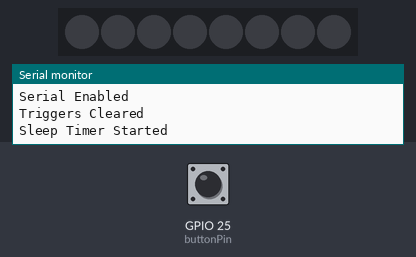
The program below on a simulated ESP32. Shown: 8 RGB LEDs in strip order, left to right, the last lines printed to the serial monitor. Inputs (shaded band) come from the test bench; at power-on: GPIO 25 (buttonPin) HIGH. Dim RGB values are drawn brighter than linear; EEPROM starts erased.

Above: at 1.2 s.
1.3 s: GPIO 25 (buttonPin) pulled LOW for 0.15 s
At 1.89 s:
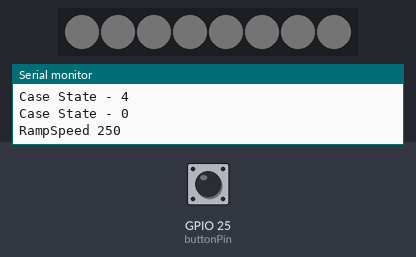
2.0 s: GPIO 25 (buttonPin) pulled LOW for 3.2 s
5.8 s: GPIO 25 (buttonPin) driven LOW
At 14.0 s:
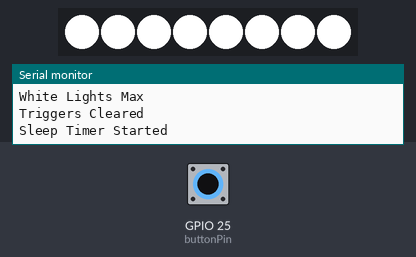
Timing chart, 0 to 14.8 s (numbered marks = the images above; inputs shaded):
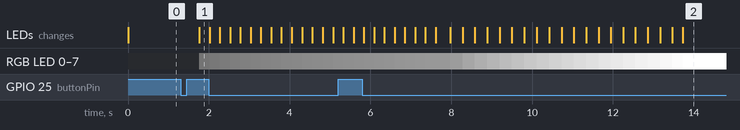

The program:

main.cpp
```cpp
//=================================================
// Default Includes
#include <Arduino.h>
#include <EEPROM.h>
// #include <WiFi.h> // For Later

//=================================================
// Button Define
#define buttonPin 25 // Wired from 0v to Input

// Logic Control Variables
bool wLEDtrigger = false;                // Trigger White LED Cycle
bool rLEDtrigger = false;                // Trigger Red LED Cycle
bool gLEDtrigger = false;                // Trigger Green LED Cycle
bool bLEDtrigger = false;                // Trigger Blue LED Cycle
bool bPower = false;                     // Light Commanded State
bool lightsOff = true;                   // Lights Actually Off
bool bRamp = false;                      // Ramp Enable
unsigned long RampSpeed;                 // Current Speed in MS Between RGB Value Increases
bool bRampChg = false;                   // Signals a change has happened to RampSpeed
int RampVal = 0;                         // Current Ramp Value
unsigned long lastTick = millis();       // Initialize lastTick
bool bDeepSleepTmr = false;              // Deep Sleep Timer Started
unsigned long deepSleepMark = millis();  // Deep Sleep Start Point
unsigned long transitionTime = millis(); // Case Timer
static int state = 0;                    // Case State
bool ClearTriggers = false;              // Avoid Trigger Cleared Spam
bool pressed = false;                    // Button Pressed
int DCgap = 300;                         // max ms between clicks for a double click event
int holdTime = 2000;                     // ms hold period: how long to wait for press+hold event
int longHoldTime = 4000;                 // ms long hold period: how long to wait for press+hold event

//Tuning Parameters
int eeAddress = 0;                   //Location we want the data to store in EEprom.
int RampJump = 1;                    // RGB Value Increase
int RampChangePt = 25;               // RGB Value to speed up ramping
unsigned long RampSpeedSlw = 250;    // ms between RGB Values up to RampChangePt
unsigned long RampSpeedFst = 10;     // ms between RGB Values after RampChangePt
unsigned long DeepSleepWait = 10000; // Time before Deep Sleep Starts

//=================================================
// EEPROM Structure Setup

struct LightStruct
{
  bool Pon;
  int r;
  int g;
  int b;
};
LightStruct LightStatus = {false, 0, 0, 0}; // Initialize Structure

//=================================================
// Fast LED Includes
#include <FastLED.h>
#define CHIPSET NEOPIXEL
#define NUM_LEDS 8
#define DATA_PIN 26 // To LED strip input, 0v is tied to common 0v
CRGB leds[NUM_LEDS];

//=================================================
// define button logic

void IRAM_ATTR singleClick()
{
  LightStatus = EEPROM.get(eeAddress, LightStatus);
  bPower = LightStatus.Pon;
  if (!bPower && !bRamp)
  {
    wLEDtrigger = true;
    bPower = true;
    bRamp = true;
    ClearTriggers = false;
  }
  else if (bPower && bRamp)
  {
    bRamp = false;
    Serial.println("Ramped to " + String(RampVal));
  }
  else if (bPower && !bRamp)
  {
    bPower = false;
    lightsOff = false;
  }
}

void IRAM_ATTR doubleClick()
{
  if (!bPower && !bRamp)
  {
    rLEDtrigger = true;
    bPower = true;
    bRamp = true;
    ClearTriggers = false;
  }
}

void IRAM_ATTR longClick()
{
  if (!bPower && !bRamp)
  {
    bLEDtrigger = true;
    bPower = true;
    bRamp = true;
    ClearTriggers = false;
  }
}

void IRAM_ATTR extralongClick()
{
  if (!bPower && !bRamp)
  {
    gLEDtrigger = true;
    bPower = true;
    bRamp = true;
    ClearTriggers = false;
  }
}

void IRAM_ATTR WakeUp()
{
  Serial.println("Interupt Triggered");
  bDeepSleepTmr = false;
}

void setColor(unsigned char r, unsigned char g, unsigned char b)
{
  for (int i = 0; i < NUM_LEDS; i++)
    leds[i] = CRGB(r, g, b);
}

void setup()
{
  // Set button input pin
  pinMode(buttonPin, INPUT_PULLUP);
  attachInterrupt(GPIO_NUM_25, WakeUp, FALLING);

  //=================================================
  // Serial Test
  Serial.begin(9600);
  Serial.println("Serial Enabled");

  //=================================================
  // Fast LED Setup
  FastLED.addLeds<CHIPSET, DATA_PIN>(leds, NUM_LEDS);
  setColor(50, 0, 0);
  FastLED.show();
  delay(5);
  setColor(0, 0, 0);
  FastLED.show();

  //=================================================
  // Setup EEprom
  EEPROM.put(eeAddress, LightStatus); // Initial EEPROM Write

  //=================================================
  // Setup Deep Sleep
  esp_sleep_enable_ext0_wakeup(GPIO_NUM_25, 0);
}

void loop()
{
  //=================================================
  // Thank you @Luksab for this bit of code!!!
  // Button Case
  pressed = !digitalRead(buttonPin);
  switch (state)
  {
  case 0:
    if (pressed)
    {
      state = 1;
      Serial.println("Case State - " + String(state));
      transitionTime = millis();
    }
    break;
  case 1:
    if (!pressed)
    {
      state = 4;
      Serial.println("Case State - " + String(state));
      transitionTime = millis();
    }
    else if (millis() > transitionTime + holdTime)
    {
      state = 2;
      Serial.println("Case State - " + String(state) + " - Blue Enabled");
      setColor(0, 0, 50);
      FastLED.show();
      transitionTime = millis();
      delay(5);
      setColor(0, 0, 0);
      FastLED.show();
    }
    break;
  case 2:
    if (!pressed)
    {
      state = 0;
      Serial.println("Case State - " + String(state));
      transitionTime = millis();
      longClick();
    }
    else if (millis() > transitionTime + longHoldTime - holdTime)
    {
      state = 3;
      Serial.println("Case State - " + String(state) + " - Green Enabled");
      setColor(0, 50, 0);
      FastLED.show();
      transitionTime = millis();
      delay(5);
      setColor(0, 0, 0);
      FastLED.show();
    }
    break;
  case 3:
    if (!pressed)
    {
      state = 0;
      Serial.println("Case State - " + String(state));
      transitionTime = millis();
      extralongClick();
    }
    break;
  case 4:
    if (pressed)
    {
      state = 5;
      Serial.println("Case State - " + String(state));
      transitionTime = millis();
    }
    else if (millis() > transitionTime + DCgap)
    {
      state = 0;
      Serial.println("Case State - " + String(state));
      transitionTime = millis();
      singleClick();
    }
    break;
  case 5:
    if (!pressed)
    {
      state = 0;
      Serial.println("Case State - " + String(state));
      transitionTime = millis();
      doubleClick();
    }
    break;
  default:
    break;
  }

  if (bRamp)
  {
    if (RampVal <= 255)
    {
      if ((RampVal < RampChangePt) && (RampSpeed != RampSpeedSlw))
      {
        RampSpeed = RampSpeedSlw;
        bRampChg = true;
      }
      else if ((RampVal >= RampChangePt) && (RampSpeed != RampSpeedFst))
      {
        RampSpeed = RampSpeedFst;
        bRampChg = true;
      }
    }
    if (millis() >= (lastTick + RampSpeed))
    {
      RampVal = RampVal + RampJump;
      lastTick = millis();
      if (RampVal >= 255)
      {
        bRamp = false;
        RampVal = 255;
        Serial.println("Ramp Max");
      }
    }
    if (bRampChg == true)
    {
      Serial.println("RampSpeed " + String(RampSpeed));
      bRampChg = false;
    }
  }

  if (wLEDtrigger)
  {
    setColor(RampVal, RampVal, RampVal);
    FastLED.show();
    LightStatus = {bPower, RampVal, RampVal, RampVal};

    if (RampVal == 255)
    {
      Serial.println("White Lights Max");
    }
  }

  if (rLEDtrigger)
  {
    setColor(RampVal, 0, 0);
    FastLED.show();
    LightStatus = {bPower, RampVal, 0, 0};

    if (RampVal == 255)
    {
      Serial.println("Red Lights Max");
    }
  }

  if (gLEDtrigger)
  {
    setColor(0, RampVal, 0);
    FastLED.show();
    LightStatus = {true, 0, RampVal, 0};

    if (RampVal == 255)
    {
      Serial.println("Green Lights Max");
    }
  }

  if (bLEDtrigger)
  {
    setColor(0, 0, RampVal);
    FastLED.show();
    LightStatus = {true, 0, 0, RampVal};

    if (RampVal == 255)
    {
      Serial.println("Blue Lights Max");
    }
  }

  if (!bRamp && !ClearTriggers)
  {
    wLEDtrigger = false;
    rLEDtrigger = false;
    gLEDtrigger = false;
    bLEDtrigger = false;
    ClearTriggers = true;
    bDeepSleepTmr = false;
    Serial.println("Triggers Cleared");
  }

  //Turn Lights Off
  if (!bPower and !lightsOff)
  {
    setColor(0, 0, 0);
    FastLED.show();
    LightStatus = {bPower, 0, 0, 0};
    Serial.println("Lights Off");
    RampVal = 0;
    lightsOff = true;
  }

  // Deep Sleep After Time
  if (ClearTriggers && !bRamp)
  {
    if (!bDeepSleepTmr)
    {
      deepSleepMark = millis();
      bDeepSleepTmr = true;
      Serial.println("Sleep Timer Started");
    }
    if (bDeepSleepTmr)
    {
      if (millis() >= (deepSleepMark + DeepSleepWait))
      {
        EEPROM.put(eeAddress, LightStatus); // Save State
        Serial.println("Going to sleep now");
        bDeepSleepTmr = false;
        delay(1000);
        esp_deep_sleep_start();
        Serial.println("I Broke");
      }
    }
  }

  delay(25);
}
```

Measured:
- after the input at 1.3 s, RGB LED 0–7: off → RGB(1, 1, 1) after 0.46 s; the LEDs: change after 0.46 s (image 1)
